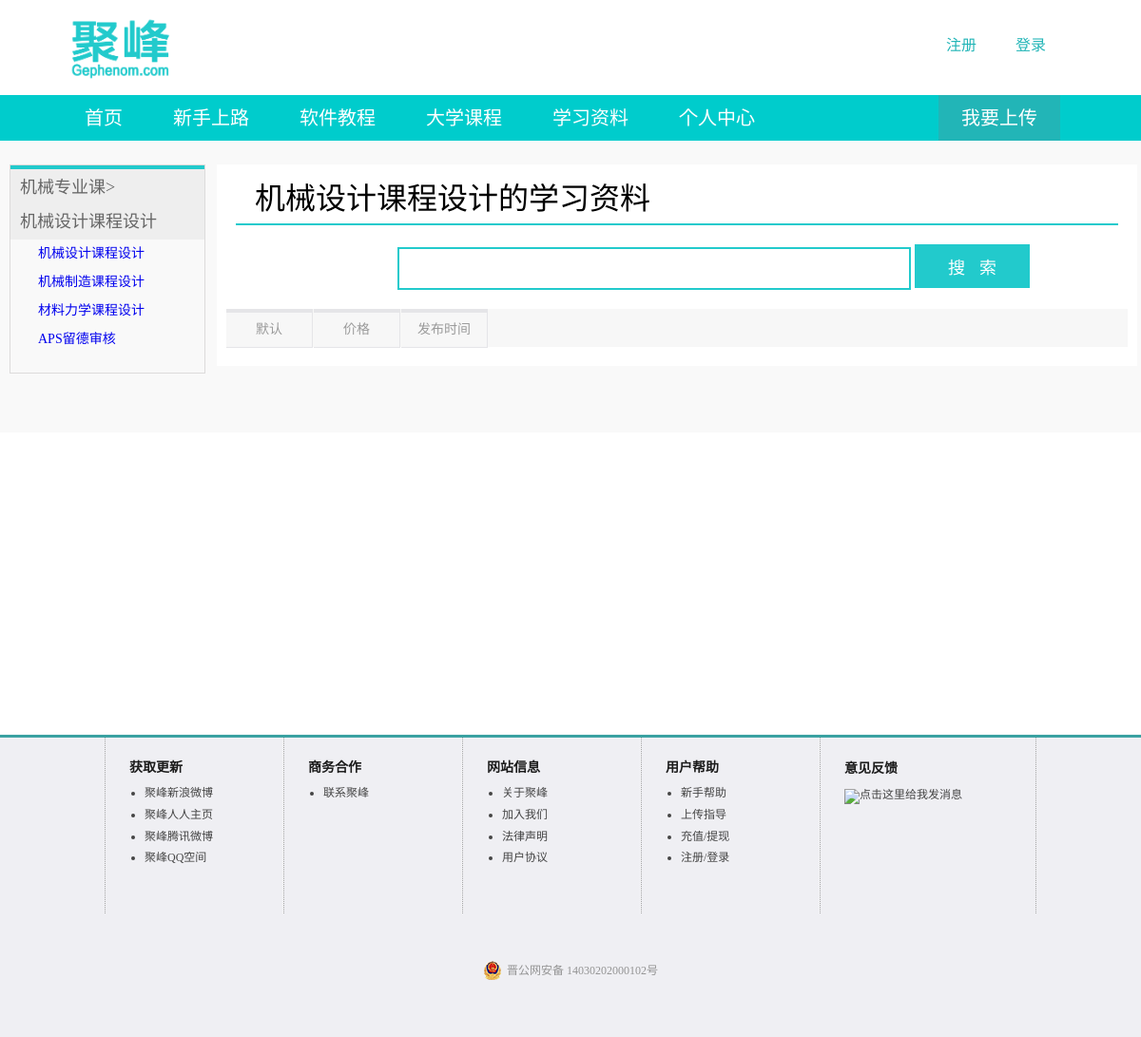
/key/key3.php?category=9, run on the app's committed database.
### tables this page shows
CREATE TABLE IF NOT EXISTS `solution_category0` (
  `id` int(10) unsigned NOT NULL AUTO_INCREMENT,
  `class0` varchar(15) NOT NULL,
  PRIMARY KEY (`id`)
);

CREATE TABLE IF NOT EXISTS `solution_category1` (
  `id` int(10) unsigned NOT NULL AUTO_INCREMENT,
  `class0_id` int(10) unsigned NOT NULL,
  `class1` varchar(30) NOT NULL,
  PRIMARY KEY (`id`)
);

### key/key3.php (the view, shortened to what this page needs)
<?php
require_once("../repeat_code/head.php");
?>
<?php
if(isset($_GET['category'])){
	$category=mysqli_real_escape_string($dbc,trim($_GET['category']));
	}
$query_category="SELECT * FROM solution_category1 WHERE id='$category' LIMIT 1";
$result_category=mysqli_query($dbc,$query_category) or die('出错');
$row_category=mysqli_fetch_array($result_category);
$query1="SELECT * FROM solution_category0 WHERE id='$row_category[class0_id]' LIMIT 1";
$result1=mysqli_query($dbc,$query1) or die('出错');
$row1=mysqli_fetch_array($result1);
$query2="SELECT * FROM solution_category1 WHERE class0_id='$row1[id]'";
$result2=mysqli_query($dbc,$query2) or die('出错');
?>
<link href="key3.css" rel="stylesheet" type="text/css" />
</head>
<body>
<div id="frame">
<?php
require_once("../repeat_code/nav.php")
?>
   <div id="page">
     <div class="page_container">
<div class="left">
        <div class="left_select">
            <h1><b><i><?php echo $row1['class0'];?>><br /><br /><?php echo $row_category['class1'];?></i></b></h1>
            <div class="tow">
            <?php
			while($row2=mysqli_fetch_array($result2))
			{
			   ?>
               <p id="personal_2" class="tow_p"><a href="key3.php?category=<?php echo $row2['id'];?>"><?php echo $row2['class1'];?></a></p>
               <?php
				}
			?>
            </div>
   </div>
    </div>
      <div class="search_container">
          <p class="video_tittle"><?php echo $row_category['class1']?>的学习资料</p>
          <div class="search_box">
             <div id="search">
        <form method="post" action="<?php echo $_server['php_self'];?>">
        <input type="text" id="serch_text" name="serch_text" class="input_box" value="<?php echo $serch_text;?>" />
        <input type="submit" id="serch" name="search" class="search_button" value="搜&nbsp;&nbsp;&nbsp;索" />
        </form>
          </div>
          </div>
          <div class="order">
            <ul class="right_container">
                          <li class="menuHeader moren">
                              <p class="biaoqian"><a rel="nofollow" href="<?php $url="?category=$category&sort=4&search=$serch_text"; echo $_server['php_self'].$url ?>" class="category">默认</a></p>
                         </li>
                        <li class="menuHeader price">
                              <p class="biaoqian">价格</p>
                         </li>
                         <li class="menuHeader date">
                              <p class="biaoqian">发布时间</p>
                         </li>
                    </ul>
              </div>
    </div>
  </div>
</div>
</div>
<?php
require_once("../repeat_code/footer.php");
?>
</body>
</html>

### key/key3.css (style rules this page uses)
#page { margin:0 auto; padding-top:5px; height:auto; background-color:#f9f9f9; padding-bottom:50px; }
.page_container { margin:20px auto; width:1200px; }
.left { width: 18%; height: 600px; margin-right: 1%; float: left; position: relative; }
.left_select { background-color:#f9f9f9; height:auto; border:1px solid #dcdbdb; margin-left:10px; padding-bottom:20px; }
.left_select h1 { width:auto; padding:10px; font-weight:500; font-size:18px; border-top:4px solid #22cacc; background-color:#eeeeee; color:#666666; }
.tow_p { padding:8px 25px; font-weight:500; font-size:14px; border-left:4px solid #f9f9f9; }
.search_container { height:auto; overflow:auto; width:968px; background-color:#FFF; padding-bottom:20px; }
.video_tittle { padding:20px 20px 10px 20px; border-bottom:2px solid #22cacc; margin:0 20px; font-size:32px; }
.search_box { margin:20px auto; padding-left:190px; }
.input_box { clear:left !important; font-size:18px; padding:10px 10px; background-color:#fff; border:2px solid #22cacc; margin-top:0px; width:516px; }
.search_button { font-size:18px; padding:10px 35px; background-color:#22cacc; border:none; margin-top:0px; color:#fff; }
.order { margin:20px auto; height:20px; }
.right_container { background-color:#f7f7f7; width:948px; height:40px; position:absolute; margin-left:10px; }
.menuHeader { float:left; text-align:center; z-index:14; position:absolute; }
.price { left:92px; }
.date { left:184px; }
.biaoqian a { padding:11px 5px; width:80px; font-size:14px; border-right:1pt solid #e5e5e8; color:#9a9a9a; border-bottom:1px solid #e5e5e8; border-top:4px solid #e5e5e8; display:block; }
.moren p { padding:0px !important; width:auto; border-right:0pt solid #e5e5e8; color:#9a9a9a; border-bottom:0px solid #e5e5e8; border-top:0px solid #e5e5e8; }
.biaoqian { padding:11px 5px; width:80px; font-size:14px; border-right:1pt solid #e5e5e8; color:#9a9a9a; border-bottom:1px solid #e5e5e8; border-top:4px solid #e5e5e8; }

### data on the page
solution_category0: class0 "机械专业课"
solution_category1: class1 "机械设计课程设计"
solution_category1: class1 "机械制造课程设计"
solution_category1: class1 "材料力学课程设计"
solution_category1: class1 "APS留德审核"
